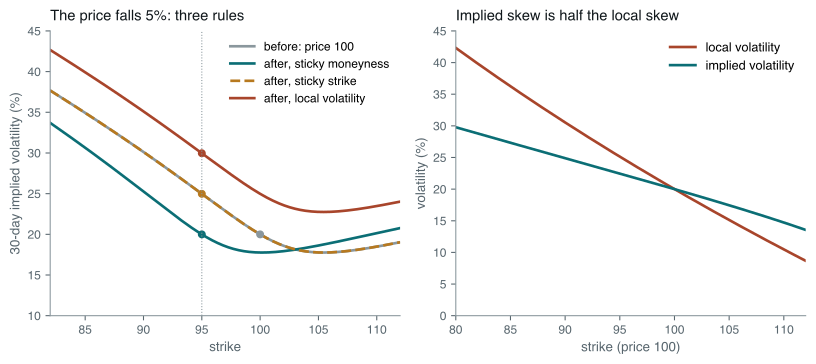

Write the Python code that produced this figure.
# How the smile moves when the price moves, and why local volatility counts the
# skew twice.
#
#   Left  — a 30-day equity-index smile with the price at 100 (grey), and three
#           rules for where it goes after the price falls to 95. Sticky strike:
#           every strike keeps its volatility, so the at-the-money volatility
#           slides up the skew. Sticky moneyness: the smile travels with the
#           price, so at-the-money volatility is unchanged. Local volatility:
#           the whole smile also rises by the skew move, so at-the-money
#           volatility moves about twice as far as under sticky strike.
#   Right — in the short-maturity limit, implied volatility at a strike is the
#           harmonic mean of local volatility between the price and the strike.
#           A local-volatility function that falls linearly in log-moneyness
#           produces an implied skew with half its slope.
#
# Run standalone:  uv run --no-project --with matplotlib,numpy python <path>

import math
import os

os.environ.setdefault("SOURCE_DATE_EPOCH", "1735689600")

import matplotlib

matplotlib.use("Agg")
matplotlib.rcParams["svg.fonttype"] = "path"
matplotlib.rcParams["svg.hashsalt"] = "iv_sticky"
matplotlib.rcParams["font.family"] = ["Helvetica", "Arial", "DejaVu Sans"]

from pathlib import Path

import matplotlib.pyplot as plt
import numpy as np

INK = "#10171B"
MUTED = "#58666E"
TEAL = "#0B6E75"
RUST = "#A8452B"
GREY = "#8A979D"
GOLD = "#B7791F"

T = 30 / 365
SKEW = (0.00134, 0.030, -0.55, 0.02, 0.05)
S0, S1 = 100.0, 95.0


def smile(strike: np.ndarray, spot: float) -> np.ndarray:
    a, b, rho, m, s = SKEW
    k = np.log(np.asarray(strike, dtype=float) / spot)
    return np.sqrt((a + b * (rho * (k - m) + np.sqrt((k - m) ** 2 + s**2))) / T)


def style(ax) -> None:
    ax.tick_params(labelsize=9, colors=MUTED)
    for side in ("top", "right"):
        ax.spines[side].set_visible(False)
    for side in ("left", "bottom"):
        ax.spines[side].set_color(GREY)


def main() -> None:
    fig, (axL, axR) = plt.subplots(1, 2, figsize=(8.6, 3.9))

    strikes = np.linspace(82, 112, 400)
    before = smile(strikes, S0)
    atm0 = float(smile(np.array(S0), S0))
    sticky_strike = before
    sticky_moneyness = smile(strikes, S1)
    shift = float(smile(np.array(S1), S0)) - atm0
    local_vol = before + shift

    axL.plot(strikes, 100 * before, color=GREY, lw=2.0, label="before: price 100")
    axL.plot(strikes, 100 * sticky_moneyness, color=TEAL, lw=2.0, label="after, sticky moneyness")
    axL.plot(strikes, 100 * sticky_strike, color=GOLD, lw=2.0, ls="--", label="after, sticky strike")
    axL.plot(strikes, 100 * local_vol, color=RUST, lw=2.0, label="after, local volatility")
    atms = {
        "sticky moneyness": float(smile(np.array(S1), S1)),
        "sticky strike": float(smile(np.array(S1), S0)),
        "local volatility": float(smile(np.array(S1), S0)) + shift,
    }
    axL.plot([S0], [100 * atm0], "o", color=GREY, ms=5)
    for (name, v), color in zip(atms.items(), (TEAL, GOLD, RUST)):
        axL.plot([S1], [100 * v], "o", color=color, ms=5)
    axL.axvline(S1, color=GREY, lw=0.8, ls=":")
    axL.set_xlim(82, 112)
    axL.set_ylim(10, 45)
    axL.set_xlabel("strike", fontsize=10, color=MUTED)
    axL.set_ylabel("30-day implied volatility (%)", fontsize=10, color=MUTED)
    axL.set_title("The price falls 5%: three rules", fontsize=11, color=INK, loc="left", pad=8)
    axL.legend(frameon=False, fontsize=9, loc="upper right")
    style(axL)

    sigma0, beta = 0.20, 1.0
    k = np.linspace(math.log(0.80), math.log(1.12), 400)
    local = sigma0 - beta * k
    with np.errstate(divide="ignore", invalid="ignore"):
        implied = np.where(np.abs(k) < 1e-9, sigma0, -beta * k / np.log(1 - beta * k / sigma0))
    axR.plot(100 * np.exp(k), 100 * local, color=RUST, lw=2.0, label="local volatility")
    axR.plot(100 * np.exp(k), 100 * implied, color=TEAL, lw=2.0, label="implied volatility")
    axR.set_xlim(80, 112)
    axR.set_ylim(0, 45)
    axR.set_xlabel("strike (price 100)", fontsize=10, color=MUTED)
    axR.set_ylabel("volatility (%)", fontsize=10, color=MUTED)
    axR.set_title("Implied skew is half the local skew", fontsize=11, color=INK, loc="left", pad=8)
    axR.legend(frameon=False, fontsize=9.5, loc="upper right")
    style(axR)

    fig.tight_layout()
    out = Path(__file__).with_suffix("")
    for ext in ("pdf", "svg"):
        fig.savefig(f"{out}.{ext}", transparent=True, bbox_inches="tight")

    print(f"before: ATM {100 * atm0:.2f}%, vol at strike 95 {100 * float(smile(np.array(95.0), S0)):.2f}%")
    for name, v in atms.items():
        print(f"after drop to 95, {name}: ATM {100 * v:.2f}% (change {100 * (v - atm0):+.2f} points)")
    skew_k = (float(smile(np.array(100.5), S0)) - float(smile(np.array(99.5), S0))) / math.log(100.5 / 99.5)
    move = math.log(S1 / S0)
    for ratio in (0.0, 1.0, 1.5, 2.0):
        print(f"linearised ATM change for skew-stickiness ratio {ratio}: {100 * ratio * skew_k * move:+.2f} points")
    for strike in (80.0, 90.0, 95.0, 105.0, 110.0):
        kk = math.log(strike / 100)
        imp = sigma0 if abs(kk) < 1e-12 else -beta * kk / math.log(1 - beta * kk / sigma0)
        print(f"strike {strike}: local {100 * (sigma0 - beta * kk):.2f}%, implied {100 * imp:.2f}%")


main()
